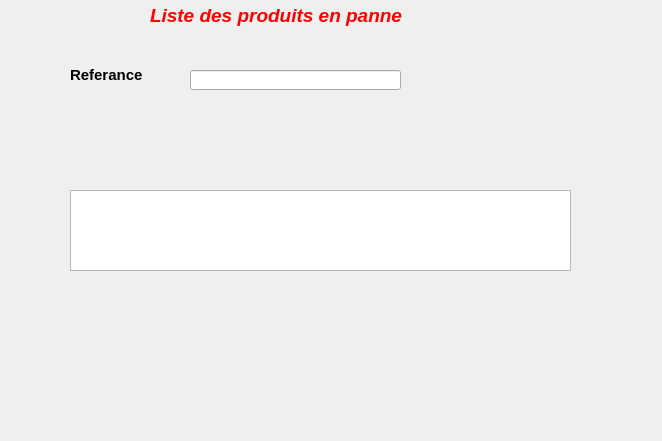
<?xml version="1.0" encoding="UTF-8"?>
<ui version="4.0">
 <class>afficherPP</class>
 <widget class="QDialog" name="afficherPP">
  <property name="geometry">
   <rect>
    <x>0</x>
    <y>0</y>
    <width>662</width>
    <height>441</height>
   </rect>
  </property>
  <property name="windowTitle">
   <string>Dialog</string>
  </property>
  <widget class="QLabel" name="label">
   <property name="geometry">
    <rect>
     <x>150</x>
     <y>0</y>
     <width>281</width>
     <height>31</height>
    </rect>
   </property>
   <property name="text">
    <string>&lt;!DOCTYPE HTML PUBLIC &quot;-//W3C//DTD HTML 4.0//EN&quot; &quot;http://www.w3.org/TR/REC-html40/strict.dtd&quot;&gt;
&lt;html&gt;&lt;head&gt;&lt;meta name=&quot;qrichtext&quot; content=&quot;1&quot; /&gt;&lt;style type=&quot;text/css&quot;&gt;
p, li { white-space: pre-wrap; }
&lt;/style&gt;&lt;/head&gt;&lt;body style=&quot; font-family:'MS Shell Dlg 2'; font-size:8.25pt; font-weight:400; font-style:normal;&quot;&gt;
&lt;p style=&quot; margin-top:0px; margin-bottom:0px; margin-left:0px; margin-right:0px; -qt-block-indent:0; text-indent:0px;&quot;&gt;&lt;span style=&quot; font-size:14pt; font-weight:600; font-style:italic; color:#ff0000;&quot;&gt;Liste des produits en panne&lt;/span&gt;&lt;/p&gt;&lt;/body&gt;&lt;/html&gt;</string>
   </property>
  </widget>
  <widget class="QTableView" name="tableView">
   <property name="geometry">
    <rect>
     <x>70</x>
     <y>190</y>
     <width>501</width>
     <height>81</height>
    </rect>
   </property>
  </widget>
  <widget class="QPushButton" name="okPB">
   <property name="geometry">
    <rect>
     <x>530</x>
     <y>360</y>
     <width>61</width>
     <height>51</height>
    </rect>
   </property>
   <property name="text">
    <string/>
   </property>
   <property name="icon">
    <iconset resource="Images.qrc">
     <normaloff>:/icon/Icon/ok.png</normaloff>:/icon/Icon/ok.png</iconset>
   </property>
   <property name="iconSize">
    <size>
     <width>50</width>
     <height>50</height>
    </size>
   </property>
   <property name="flat">
    <bool>true</bool>
   </property>
  </widget>
  <widget class="QLabel" name="label_2">
   <property name="geometry">
    <rect>
     <x>70</x>
     <y>60</y>
     <width>81</width>
     <height>31</height>
    </rect>
   </property>
   <property name="text">
    <string>&lt;!DOCTYPE HTML PUBLIC &quot;-//W3C//DTD HTML 4.0//EN&quot; &quot;http://www.w3.org/TR/REC-html40/strict.dtd&quot;&gt;
&lt;html&gt;&lt;head&gt;&lt;meta name=&quot;qrichtext&quot; content=&quot;1&quot; /&gt;&lt;style type=&quot;text/css&quot;&gt;
p, li { white-space: pre-wrap; }
&lt;/style&gt;&lt;/head&gt;&lt;body style=&quot; font-family:'MS Shell Dlg 2'; font-size:8.25pt; font-weight:400; font-style:normal;&quot;&gt;
&lt;p style=&quot; margin-top:0px; margin-bottom:0px; margin-left:0px; margin-right:0px; -qt-block-indent:0; text-indent:0px;&quot;&gt;&lt;span style=&quot; font-size:11pt; font-weight:600;&quot;&gt;Referance&lt;/span&gt;&lt;/p&gt;&lt;/body&gt;&lt;/html&gt;</string>
   </property>
  </widget>
  <widget class="QLineEdit" name="refLE1">
   <property name="geometry">
    <rect>
     <x>190</x>
     <y>70</y>
     <width>211</width>
     <height>20</height>
    </rect>
   </property>
  </widget>
  <widget class="QPushButton" name="retourPB">
   <property name="geometry">
    <rect>
     <x>30</x>
     <y>350</y>
     <width>81</width>
     <height>51</height>
    </rect>
   </property>
   <property name="text">
    <string/>
   </property>
   <property name="icon">
    <iconset resource="Images.qrc">
     <normaloff>:/icon/Icon/28.png</normaloff>:/icon/Icon/28.png</iconset>
   </property>
   <property name="iconSize">
    <size>
     <width>50</width>
     <height>50</height>
    </size>
   </property>
   <property name="flat">
    <bool>true</bool>
   </property>
  </widget>
  <widget class="QLabel" name="label_3">
   <property name="geometry">
    <rect>
     <x>0</x>
     <y>-70</y>
     <width>701</width>
     <height>521</height>
    </rect>
   </property>
   <property name="text">
    <string/>
   </property>
   <property name="pixmap">
    <pixmap resource="Images.qrc">:/Arriere/images/kakakakaka.jpg</pixmap>
   </property>
  </widget>
  <zorder>label_3</zorder>
  <zorder>label</zorder>
  <zorder>tableView</zorder>
  <zorder>okPB</zorder>
  <zorder>label_2</zorder>
  <zorder>refLE1</zorder>
  <zorder>retourPB</zorder>
 </widget>
 <resources>
  <include location="Images.qrc"/>
 </resources>
 <connections/>
</ui>
